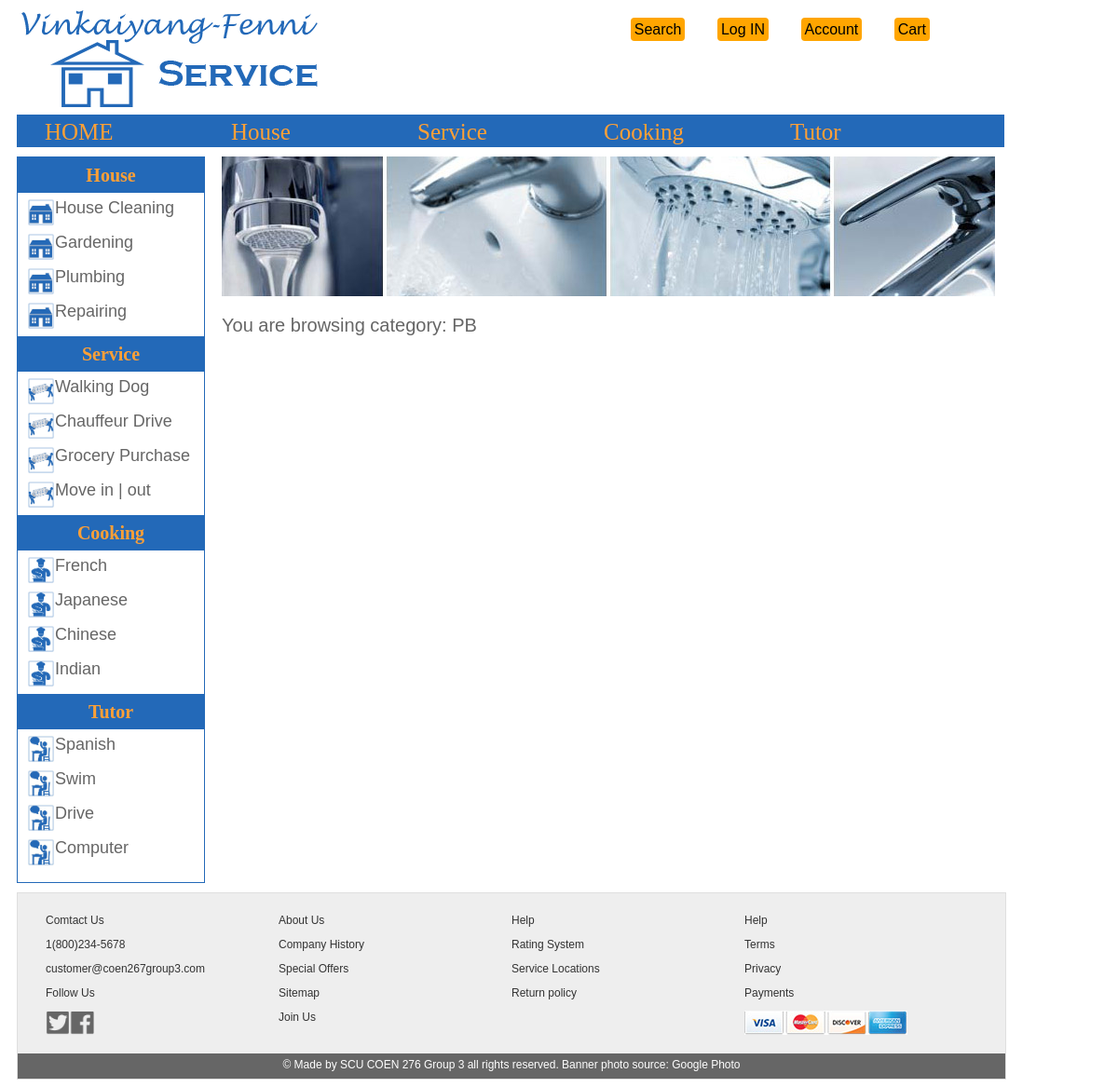
The page /list.php?category=PB on the database as committed earlier.
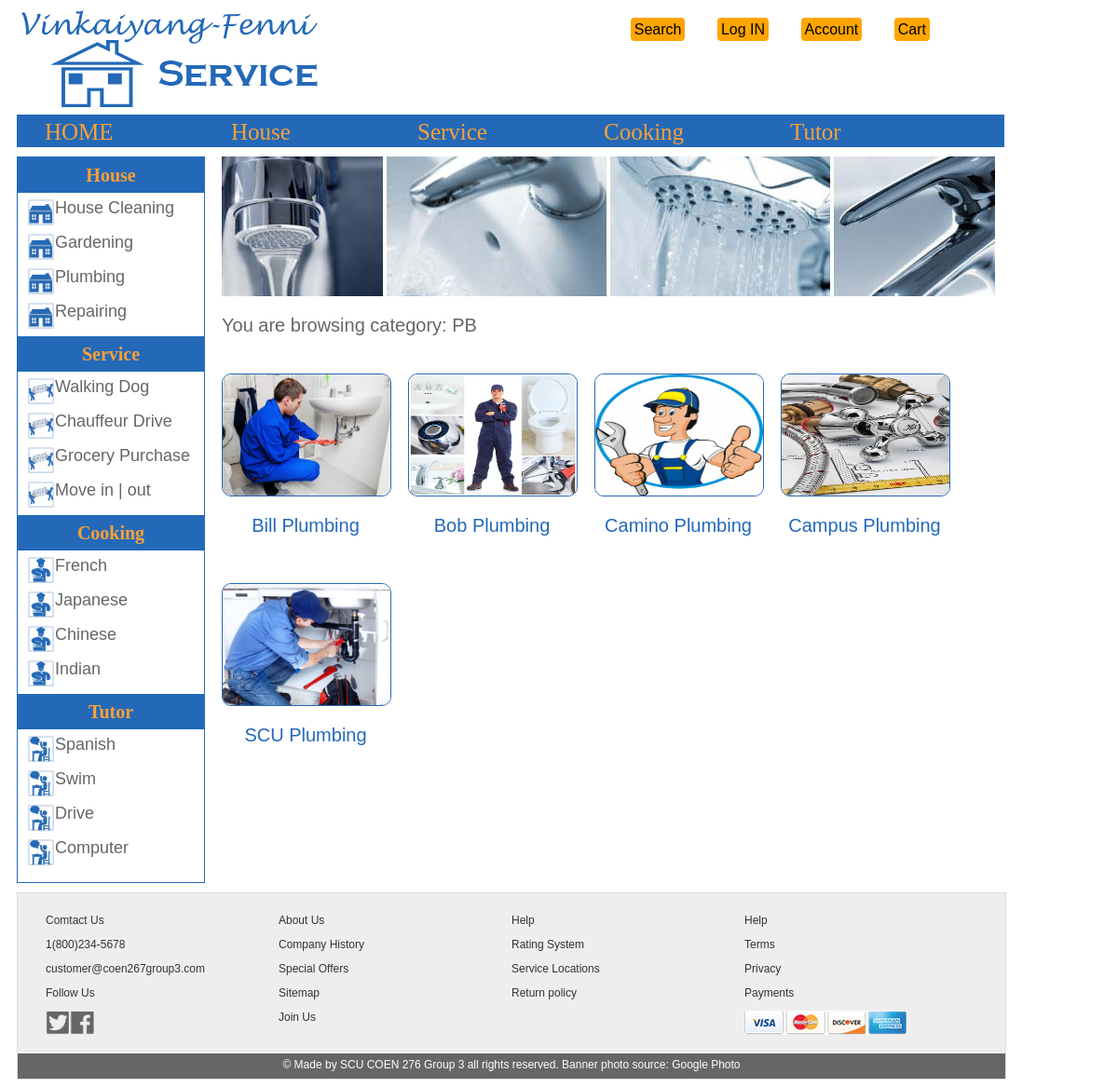
The same page on the database as committed later.
### tables this page shows
CREATE TABLE `seller` (
  `category` varchar(100) NOT NULL,
  `name` varchar(100) NOT NULL,
  `description` varchar(1024) NOT NULL,
  `img` varchar(100) NOT NULL
);

### list.php (the view, shortened to what this page needs)
<?php
    include 'header.php';
    require 'connection.php';
?>
<?php
    $param = $_GET["category"];
    $sql = "SELECT * FROM seller where category='".$param."'";
    $result = $mysqli->query($sql);
?>
    <div id='mainbody'>
        <div id="categoryleft">
            <h2>House</h2>
                <p><img src="img/category_1.jpg" width="30" height="30"><a href="list.php?category=HC">House Cleaning</a></p>
                <p><img src="img/category_1.jpg" width="30" height="30"><a href="list.php?category=GD">Gardening</a></p>
                <p><img src="img/category_1.jpg" width="30" height="30"><a href="list.php?category=PB">Plumbing</a></p>
                <p><img src="img/category_1.jpg" width="30" height="30"><a href="list.php?category=RP">Repairing</a></p>
            <h2>Service</h2>
                <p><img src="img/category_2.jpg"  width="30" height="30"><a href="list.php?category=WD">Walking Dog</a></p>
                <p><img src="img/category_2.jpg"  width="30" height="30"><a href="list.php?category=CD">Chauffeur Drive</a></p>
                <p><img src="img/category_2.jpg"  width="30" height="30"><a href="list.php?category=GP">Grocery Purchase</a></p>
                <p><img src="img/category_2.jpg"  width="30" height="30"><a href="list.php?category=MM">Move in &#124; out</a></p>
            <h2>Cooking</h2>
                <p><img src="img/category_3.jpg"  width="30" height="30"><a href="list.php?category=FR">French</a></p>
                <p><img src="img/category_3.jpg"  width="30" height="30"><a href="list.php?category=JA">Japanese</a></p>
                <p><img src="img/category_3.jpg"  width="30" height="30"><a href="list.php?category=CH">Chinese</a></p>
                <p><img src="img/category_3.jpg"  width="30" height="30"><a href="list.php?category=IN">Indian</a></p>
            <h2>Tutor</h2>
                <p><img src="img/category_4.jpg"  width="30" height="30"><a href="list.php?category=SP">Spanish</a></p>
                <p><img src="img/category_4.jpg"  width="30" height="30"><a href="list.php?category=SW">Swim</a></p>
                <p><img src="img/category_4.jpg"  width="30" height="30"><a href="list.php?category=DR">Drive</a></p>
                <p><img src="img/category_4.jpg"  width="30" height="30"><a href="list.php?category=CO">Computer</a></p>
        </div>
        <div id="categoryright">
            <img src="img/<?=$param ?>.jpg" width="830" height="150"/>
             <p>You are browsing category: <?=$param ?></p>
<?php
        while(list($category,$name,$description,$img) = $result->fetch_row()) {
?>
        <div class='listseller'>
            <a href = "profile.php?name=<?=$name?>"><img class='logo' src="<?= $img ?>" alt='sellers' width='180' height='130'></a>
            <p><a href = "profile.php?name=<?=$name?>"><?= $name ?></a></p>
        </div>
<?php
    }
?>
        </div>
    </div>
<?php
    include 'foot.php';
?>

### header.php (shortened to what this page needs)
<html>
    <head>
        <link type="text/css" rel="stylesheet" href="main.css">
    </head>
    <body>
        <div id="header">
            <img class="logo" src="img/logo.png" alt="logo">
            <ul>
                <li><a href="search.php">Search</a></li>
                <li><a href="login.php">Log IN</a></li>
                <li><a href="account.php">Account</a></li>
                <li><a href="cart.php">Cart</a></li>
            </ul>
        </div>
       <div id="menubar">
           <ul>
               <li><a href="index.php">HOME</a></li>
                        <li>House
                        </li>
                        <li>Service
                        </li>
                        <li>Cooking
                        </li>
                        <li>Tutor
                        </li>
            </ul>
        </div>

### foot.php
        <div id="footbar">
                <div class="footbardiv">
                    <p><a href="contactus.php">Comtact Us</a></p>
                    <p><a href="contactus.php">1(800)234-5678</a></p>
                    <p><a href="contactus.php">customer@coen267group3.com</a></p>
                    <p><a href="contactus.php">Follow Us</a></p>
                    <img src="img/followus.png" alt="followus" width="55px"/>
                </div>
                <div class="footbardiv">
                    <p>About Us</p>
                    <p>Company History</p>
                    <p>Special Offers</p>
                    <p><a href="sitemap.php">Sitemap</a></p>
                    <p>Join Us</p>
                </div>
                <div class="footbardiv">
                    <p><a href="help.php">Help</a></p>
                    <p><a href="help.php">Rating System</a></p>
                    <p><a href="help.php">Service Locations</a></p>
                    <p><a href="help.php">Return policy</a></p>
                </div>
                 <div class="footbardiv">
                    <p><a href="help.php">Help</a></p>
                    <p><a href="help.php">Terms</a></p>
                    <p><a href="help.php">Privacy</a></p>
                    <p><a href="help.php">Payments</a></p>
                     <img src="img/creditcard.jpg" alt="creditcard"/>
                </div>
            <div class="footbarmadeby">© Made by SCU COEN 276 Group 3 all rights reserved. Banner photo source: Google Photo</div>
        </div>
    </body>
</html>

### main.css (style rules this page uses)
body { padding-left: 10px; padding-right: 10px; }
a { text-decoration: none; }
#header { font-family: sans-serif; font-size: 16px; width:1030px; }
#header ul { list-style-type: none; display: inline; float: right; margin-top: 15px; margin-right: 20px; }
#header li { display: inline; margin-right: 30px; color: #002714; font-family: sans-serif; }
#header a { background-color: orange; color: black; padding: 4px 4px; border-radius: 4px; }
#menubar ul { padding:0; margin:0; list-style:none; }
#menubar li { float:left; width:200px; font-family: "sans-serif"; font-size: 25px; float: left; }
#menubar { background-color: #2369b8; height: 30px; font-family: "sans-serif"; font-size: 25px; padding-top: 5px; padding-left: 30px; color: #ffa036; width:1030px; }
#menubar ul li { position: relative; width: 200px; }
#menubar a { color: #ffa036; font-size: 25px; }
#mainbody { width:1050px; }
#footbar { clear: both; background-color: #eeeeee; font-family: "arial"; padding-top: 10px; width: 1030px; font-size: 12px; padding-left: 30px; text-align: center; color: #333; border: 1px #dfdfdf solid; }
.footbardiv { width: 250px; float: left; clear: right; text-align: left; color: #333; margin-bottom: 20px; }
.footbarmadeby { background-color: #666; color: white; clear: both; font-size: 12px; text-align: center; width: 1060px; height: 22px; padding-top: 5px; margin-left: -30px; }
.footbardiv a { color: #333; }
.listseller { width: 180px; float:left; padding-top: 10px; color: #2369b8; font-family: "arial"; margin-right: 20px; margin-bottom: 10px; margin-top: 10px; text-align: center; }
.listseller a { color: #2369b8; }
.listseller img { border-radius: 10px; border: 1px solid #2369b8; }
#categoryleft { width: 180px; float: left; border: 1px #2369b8 solid; padding-top: -10px; padding-bottom: 10px; padding-left: 10px; padding-right: 10px; margin-top: 10px; margin-bottom: 10px; }
#categoryright { width: 830px; float: right; padding-top: 10px; font-size: 20px; color: #666666; font-family: sans-serif; }
#categoryleft p>img { float: left; clear: right; }
#categoryleft h2 { color: #ffa036; background-color: #2369b8; height: 30px; font-size: 20px; margin: 0 -10 -10 -10; text-align:center; padding-top: 8px; }
#categoryleft>p a { font-size: 18px; color: #666666; font-family: sans-serif; }

Rows that differ between the two databases and show on the page:
added seller: img (picture), name "Bill Plumbing"
added seller: img (picture), name "Bob Plumbing"
added seller: img (picture), name "Camino Plumbing"
added seller: img (picture), name "Campus Plumbing"
added seller: img (picture), name "SCU Plumbing"
